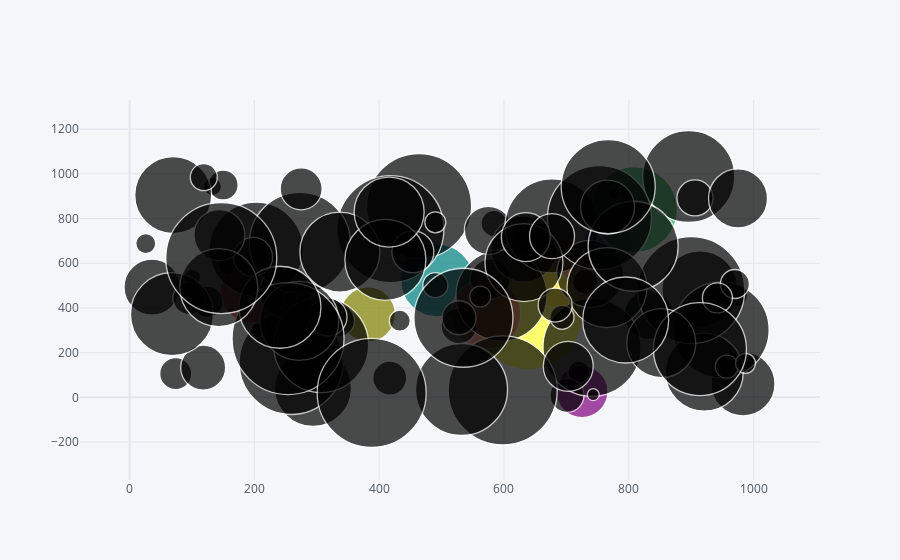

The notebook cell saved with this chart:
### Code cell
#interactive bubble plot- used in UN plots
df.iplot(kind='bubble',x='A',y='B',size='C')

### Figure 1 — Plotly figure (JSON) as saved in the notebook; plotly's stock layout.template omitted (floating-point values rounded to 4 significant figures)
{"data": [{"marker": {"color": ["rgb(255, 153, 51)", "rgb(55, 128, 191)", "rgb(50, 171, 96)", "rgb(128, 0, 128)", "rgb(219, 64, 82)", "rgb(0, 128, 128)", "rgb(255, 255, 51)", "rgb(128, 128, 0)", "rgb(251, 128, 114)", "rgb(128, 177, 211)"], "line": {"width": 1.3}, "size": [68, 49, 86, 52, 65, 73, 107, 55, 70, 16, 18, 30, 22, 34, 64, 49, 34, 77, 77, 15, 36, 32, 23, 40, 16, 18, 26, 94, 66, 105, 91, 76, 107, 33, 42, 104, 98, 56, 51, 96, 78, 109, 107, 20, 101, 25, 48, 25, 45, 94, 24, 42, 69, 92, 15, 34, 12, 39, 23, 67, 80, 104, 14, 78, 80, 95, 29, 34, 21, 81, 92, 49, 21, 31, 45, 32, 38, 70, 90, 30, 12, 54, 83, 79, 27, 112, 36, 21, 94, 50, 82, 20, 99, 51, 59, 109, 78, 111, 93, 86], "symbol": "circle"}, "mode": "markers", "text": "", "type": "scatter", "x": [694, 767, 809, 725, 197, 493, 639, 382, 571, 805, 133, 150, 720, 417, 983, 832, 701, 70, 294, 222, 528, 74, 972, 578, 101, 157, 584, 203, 632, 464, 596, 914, 418, 334, 454, 259, 741, 36, 249, 948, 921, 598, 900, 26, 273, 490, 575, 730, 118, 677, 693, 275, 852, 896, 206, 528, 777, 198, 957, 738, 337, 753, 258, 632, 765, 307, 970, 682, 490, 410, 532, 635, 562, 125, 677, 95, 318, 416, 807, 942, 743, 766, 68, 272, 119, 254, 906, 433, 767, 703, 241, 987, 535, 144, 975, 388, 143, 147, 914, 795], "y": [548, 695, 840, 26, 477, 523, 363, 371, 373, 379, 943, 950, 113, 86, 60, 369, 9, 905, 42, 302, 320, 106, 458, 530, 538, 588, 778, 663, 664, 856, 456, 485, 753, 344, 651, 156, 224, 493, 470, 302, 113, 31, 480, 688, 691, 502, 747, 518, 133, 767, 358, 933, 243, 988, 301, 356, 912, 628, 137, 552, 650, 804, 442, 603, 491, 234, 507, 413, 783, 615, 35, 717, 451, 428, 721, 443, 359, 829, 676, 445, 12, 851, 372, 342, 985, 263, 892, 343, 943, 139, 403, 152, 356, 726, 890, 20, 491, 623, 216, 346]}], "layout": {"legend": {"bgcolor": "#F5F6F9", "font": {"color": "#4D5663"}}, "paper_bgcolor": "#F5F6F9", "plot_bgcolor": "#F5F6F9", "title": {"font": {"color": "#4D5663"}}, "xaxis": {"gridcolor": "#E1E5ED", "showgrid": true, "tickfont": {"color": "#4D5663"}, "title": {"font": {"color": "#4D5663"}, "text": ""}, "zerolinecolor": "#E1E5ED"}, "yaxis": {"gridcolor": "#E1E5ED", "showgrid": true, "tickfont": {"color": "#4D5663"}, "title": {"font": {"color": "#4D5663"}, "text": ""}, "zerolinecolor": "#E1E5ED"}}}
